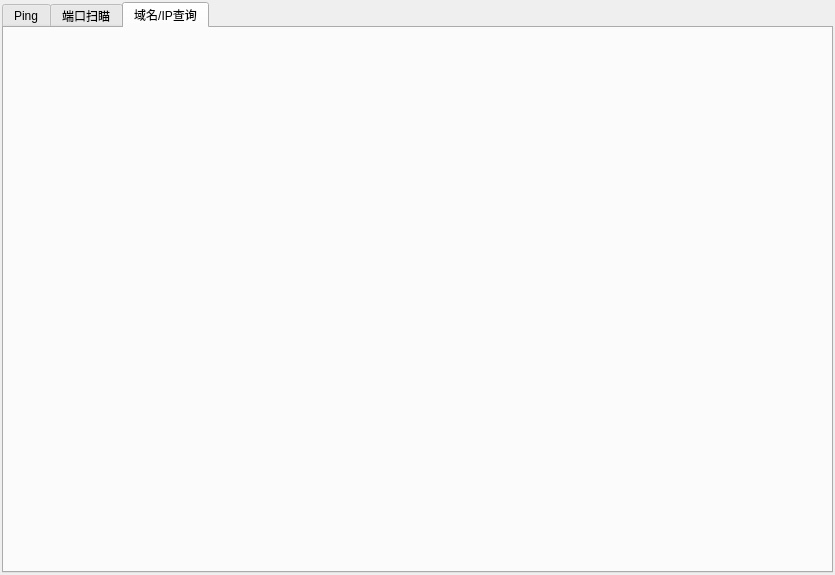
<?xml version="1.0" encoding="UTF-8"?>
<ui version="4.0">
 <class>Tools</class>
 <widget class="QWidget" name="Tools">
  <property name="geometry">
   <rect>
    <x>0</x>
    <y>0</y>
    <width>835</width>
    <height>575</height>
   </rect>
  </property>
  <property name="windowTitle">
   <string>Form</string>
  </property>
  <layout class="QVBoxLayout" name="verticalLayout">
   <property name="spacing">
    <number>2</number>
   </property>
   <property name="leftMargin">
    <number>2</number>
   </property>
   <property name="topMargin">
    <number>2</number>
   </property>
   <property name="rightMargin">
    <number>2</number>
   </property>
   <property name="bottomMargin">
    <number>2</number>
   </property>
   <item>
    <widget class="QTabWidget" name="tabWidget">
     <property name="currentIndex">
      <number>2</number>
     </property>
     <widget class="QWidget" name="tab">
      <attribute name="title">
       <string>Ping</string>
      </attribute>
     </widget>
     <widget class="QWidget" name="tab_2">
      <attribute name="title">
       <string>端口扫瞄</string>
      </attribute>
     </widget>
     <widget class="QWidget" name="tab_3">
      <attribute name="title">
       <string>域名/IP查询</string>
      </attribute>
     </widget>
    </widget>
   </item>
  </layout>
 </widget>
 <resources/>
 <connections/>
</ui>
